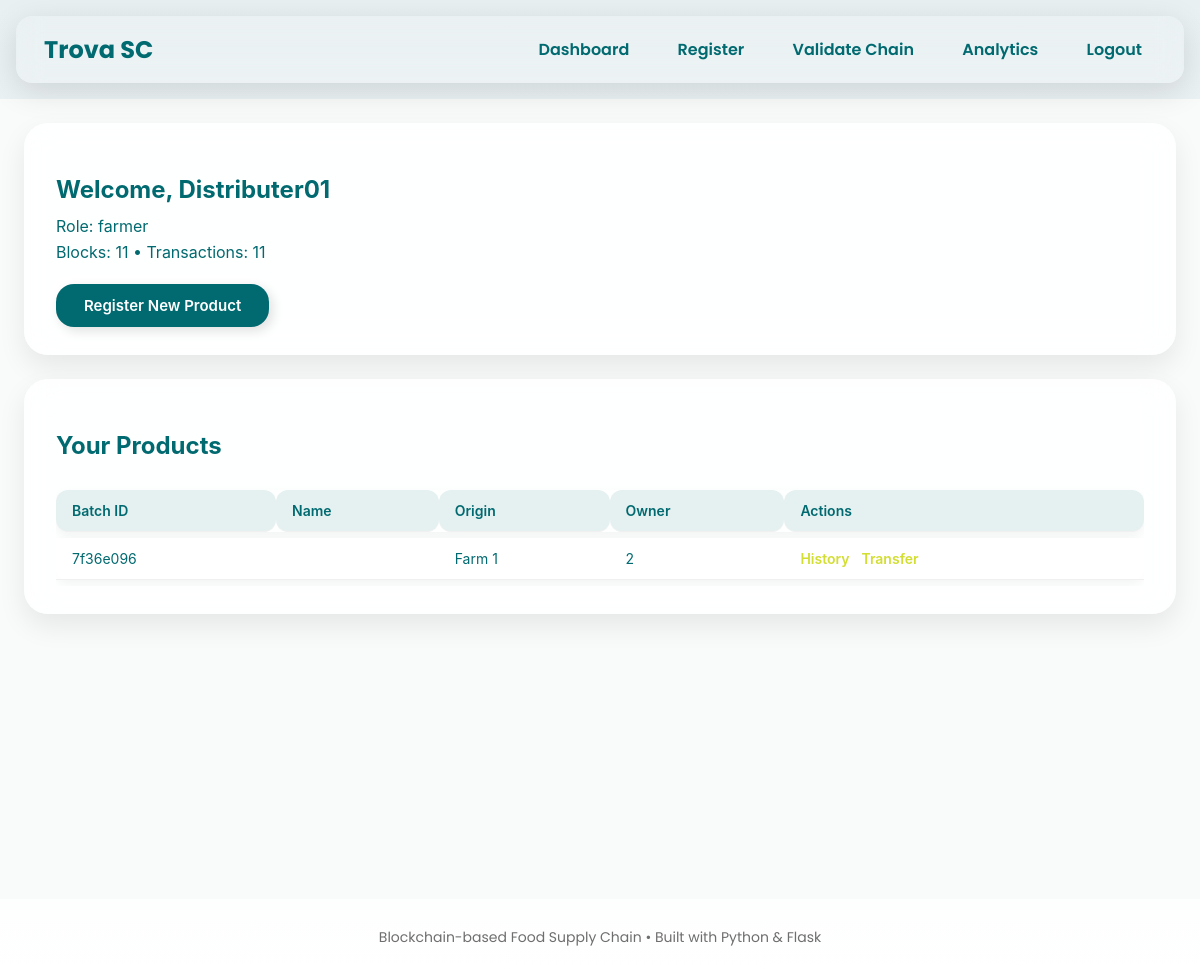
Page /dashboard (signed in) on the committed database.
### models.py (models this page shows)
class User(UserMixin, db.Model):
    id = db.Column(db.Integer, primary_key=True)
    username = db.Column(db.String(80), unique=True, nullable=False)
    email = db.Column(db.String(120), unique=True, nullable=False)
    password_hash = db.Column(db.String(200), nullable=False)
    role = db.Column(db.String(50), default="Farmer")  # Farmer, Distributor, Retailer, Admin

class Product(db.Model):
    id = db.Column(db.Integer, primary_key=True)
    batch_id = db.Column(db.String(64), unique=True, nullable=False)
    product_type = db.Column(db.String(64), nullable=False)
    origin = db.Column(db.String(128), nullable=False)
    owner_id = db.Column(db.Integer, db.ForeignKey('user.id'), nullable=False)
    owner = db.relationship('User', backref='products')
    current_owner = db.Column(db.String(64), nullable=False)
    status = db.Column(db.String(64), default="Registered")
    product_metadata = db.Column(db.Text)  # store JSON string for temp/humidity/notes
    timestamp = db.Column(db.DateTime, default=datetime.utcnow)

### app.py (the view)
    @app.route("/dashboard")
    @login_required
    def dashboard():
        products = Product.query.filter(
            (Product.owner_id == current_user.id) | (current_user.role == 'admin')
        ).all()
        total_blocks = len(blockchain.chain)
        total_transactions = sum(len(b.transactions) for b in blockchain.chain)
        return render_template(
            "dashboard.html",
            products=products,
            total_blocks=total_blocks,
            total_transactions=total_transactions
        )

### templates/dashboard.html
{% extends "base.html" %}
{% block content %}
<div class="dashboard-container">
  <div class="dashboard-card">
    <h3>Welcome, {{ current_user.username }}</h3>
    <p>Role: {{ current_user.role }}</p>
    <p>Blocks: {{ total_blocks }} • Transactions: {{ total_transactions }}</p>
    <a class="btn" href="{{ url_for('register_product') }}">Register New Product</a>
  </div>
  <div class="dashboard-card">
    <h3>Your Products</h3>
    <div class="table-container">
      <table class="table">
        <thead>
          <tr>
            <th>Batch ID</th>
            <th>Name</th>
            <th>Origin</th>
            <th>Owner</th>
            <th>Actions</th>
          </tr>
        </thead>
        <tbody>
          {% for p in products %}
          <tr>
            <td>{{ p.batch_id }}</td>
            <td>{{ p.name }}</td>
            <td>{{ p.origin }}</td>
            <td>{{ p.owner_id }}</td>
            <td>
              <a class="link-btn" href="{{ url_for('history', batch_id=p.batch_id) }}">History</a>
              <a class="link-btn" href="{{ url_for('transfer', product_id=p.id) }}">Transfer</a>
            </td>
          </tr>
          {% else %}
          <tr><td colspan="5">No products yet.</td></tr>
          {% endfor %}
        </tbody>
      </table>
    </div>
  </div>
</div>
{% endblock %}

### static/style.css (style rules this page uses)
:root { --primary: #016A70; --secondary: #D2DE32; --soft: #A2C579; --bg-light: #f9f9f9; --bg-dark: rgba(20, 20, 30, 0.9); --glass: rgba(255, 255, 255, 0.1); --blur: 12px; --font: 'Poppins', sans-serif; }
* { box-sizing: border-box; transition: all 0.3s ease-in-out; }
body { font-family: var(--font); margin: 0; background: linear-gradient(180deg, #e8f0f2, #ffffff); color: #111; -webkit-font-smoothing: antialiased; overflow-x: hidden; }
.btn { display: inline-block; background: #ffffff; color: var(--primary); padding: 12px 22px; border-radius: 16px; border: none; font-weight: 600; cursor: pointer; text-decoration: none; font-size: 15px; box-shadow: 6px 6px 16px rgba(0,0,0,0.12), -6px -6px 16px rgba(255,255,255,0.7); transition: all 0.3s ease; }
.table { width: 100%; border-collapse: collapse; margin-top: 12px; }
.table th, .table td { padding: 12px; border-bottom: 1px solid #f0f0f0; text-align: left; font-size: 14px; }
* { transition: all 0.25s ease-in-out; }
.btn { padding: 12px 24px; border-radius: 16px; font-weight: 600; font-size: 15px; border: none; cursor: pointer; color: var(--primary); background: #ffffff; text-decoration: none; box-shadow: 6px 6px 16px rgba(0,0,0,0.12), -6px -6px 16px rgba(255,255,255,0.7); transition: all 0.3s ease; }
.btn { padding: 14px 28px; border-radius: 18px; font-weight: 600; font-size: 15px; border: none; cursor: pointer; color: #016A70; background: #ffffff; box-shadow: 6px 6px 16px rgba(0,0,0,0.12), -6px -6px 16px rgba(255,255,255,0.8); transition: all 0.3s ease; }
.dashboard-container { display: flex; flex-direction: column; gap: 24px; padding: 24px; background: #f9fafa; min-height: 100vh; font-family: -apple-system, BlinkMacSystemFont, "Segoe UI", Roboto, sans-serif; }
.dashboard-card { background: rgba(255,255,255,0.85); backdrop-filter: blur(16px); border-radius: 24px; padding: 28px 32px; box-shadow: 0 12px 28px rgba(0,0,0,0.08); transition: transform 0.3s ease, box-shadow 0.3s ease; }
.dashboard-card h3 { margin-bottom: 12px; color: #016A70; font-size: 24px; font-weight: 700; }
.dashboard-card p { margin: 6px 0; color: #016A70; font-size: 16px; }
.table th, .table td label { color: #D2DE32; font-weight: 600; }
.btn { display: inline-block; margin-top: 16px; padding: 12px 28px; border-radius: 18px; font-weight: 600; font-size: 15px; color: #ffffff; background: #016A70; text-decoration: none; box-shadow: 4px 4px 12px rgba(0,0,0,0.12), -4px -4px 12px rgba(255,255,255,0.4); transition: all 0.3s ease; }
.table-container { overflow-x: auto; margin-top: 12px; }
.table { width: 100%; border-collapse: separate; border-spacing: 0 6px; }
.table th, .table td { padding: 12px 16px; text-align: left; font-size: 14px; color: #016A70; }
.table th { font-weight: 600; background: rgba(1,106,112,0.1); border-radius: 12px; }
.table tr { background: rgba(255,255,255,0.85); box-shadow: 0 4px 12px rgba(0,0,0,0.05); border-radius: 12px; transition: transform 0.2s ease; }
.link-btn { color: #D2DE32; text-decoration: none; margin-right: 8px; font-weight: 600; }

### rows in the picture
User: username "Distributer01", role "farmer"
Product: batch_id "7f36e096", origin "Farm 1", owner_id "2"

### other values in the picture
{{ total_blocks }} "11"
{{ total_transactions }} "11"
